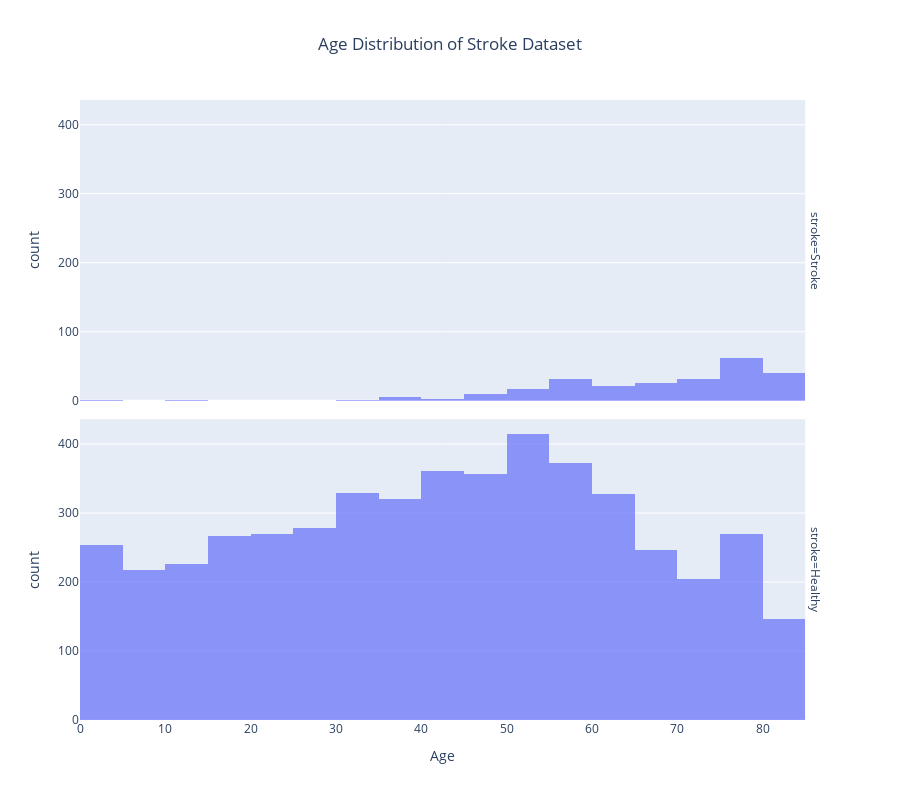

This figure's notebook cell:
### Code cell
fig = px.histogram(vis_data, x="age", facet_row="stroke", title="Age Distribution of Stroke Dataset", nbins=20, height=800)
fig.update_layout(
    xaxis_title = "Age",
    title_x = 0.5, 
)
fig.update_yaxes(mirror=True)
fig.update_traces(opacity=0.7)
fig.show()

### Figure 1 — Plotly figure (JSON) as saved in the notebook; plotly's stock layout.template omitted (floating-point values rounded to 4 significant figures; data arrays with more than 128 entries replaced by an {"elided": "..."} marker saying what was removed)
{"data": [{"alignmentgroup": "True", "bingroup": "x", "hovertemplate": "stroke=Stroke<br>age=%{x}<br>count=%{y}<extra></extra>", "legendgroup": "", "marker": {"color": "#636efa", "pattern": {"shape": ""}}, "name": "", "nbinsx": 20, "offsetgroup": "", "opacity": 0.7, "orientation": "v", "showlegend": false, "type": "histogram", "x": {"elided": "249 float values"}, "xaxis": "x2", "yaxis": "y2"}, {"alignmentgroup": "True", "bingroup": "x", "hovertemplate": "stroke=Healthy<br>age=%{x}<br>count=%{y}<extra></extra>", "legendgroup": "", "marker": {"color": "#636efa", "pattern": {"shape": ""}}, "name": "", "nbinsx": 20, "offsetgroup": "", "opacity": 0.7, "orientation": "v", "showlegend": false, "type": "histogram", "x": {"elided": "4860 float values"}, "xaxis": "x", "yaxis": "y"}], "layout": {"annotations": [{"font": {}, "showarrow": false, "text": "stroke=Healthy", "textangle": 90, "x": 0.98, "xanchor": "left", "xref": "paper", "y": 0.2425, "yanchor": "middle", "yref": "paper"}, {"font": {}, "showarrow": false, "text": "stroke=Stroke", "textangle": 90, "x": 0.98, "xanchor": "left", "xref": "paper", "y": 0.7575, "yanchor": "middle", "yref": "paper"}], "barmode": "relative", "height": 800, "legend": {"tracegroupgap": 0}, "title": {"text": "Age Distribution of Stroke Dataset", "x": 0.5}, "xaxis": {"anchor": "y", "domain": [0, 0.98], "title": {"text": "Age"}}, "xaxis2": {"anchor": "y2", "domain": [0, 0.98], "matches": "x", "showticklabels": false}, "yaxis": {"anchor": "x", "domain": [0, 0.485], "mirror": true, "title": {"text": "count"}}, "yaxis2": {"anchor": "x2", "domain": [0.515, 1], "matches": "y", "mirror": true, "title": {"text": "count"}}}}
